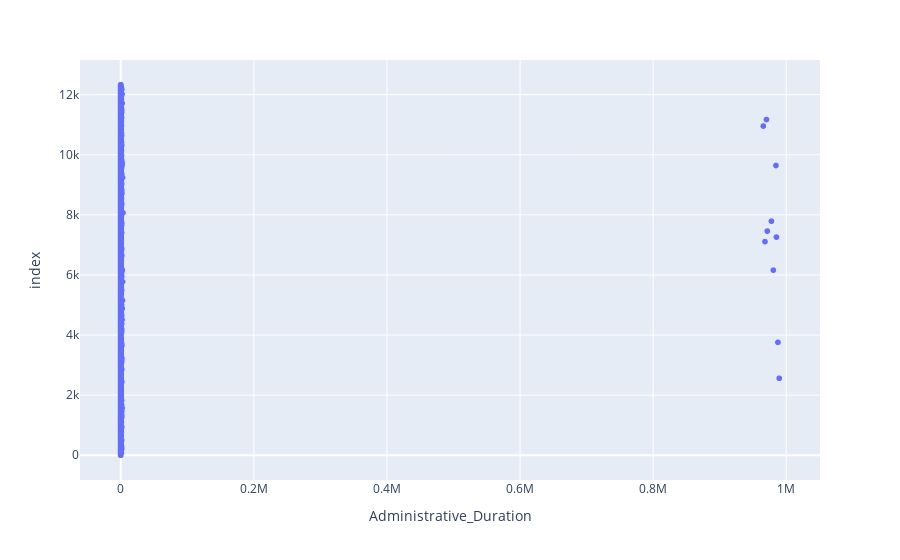

Notebook code for this chart:
### Code cell
px.scatter(df, df["Administrative_Duration"])

### Figure 1 — Plotly figure (JSON) as saved in the notebook; plotly's stock layout.template omitted (floating-point values rounded to 4 significant figures; data arrays with more than 128 entries replaced by an {"elided": "..."} marker saying what was removed)
{"data": [{"hovertemplate": "Administrative_Duration=%{x}<br>index=%{y}<extra></extra>", "legendgroup": "", "marker": {"color": "#636efa", "symbol": "circle"}, "mode": "markers", "name": "", "showlegend": false, "type": "scattergl", "x": {"elided": "12183 float values"}, "xaxis": "x", "y": {"elided": "12183 int values"}, "yaxis": "y"}], "layout": {"legend": {"tracegroupgap": 0}, "margin": {"t": 60}, "xaxis": {"anchor": "y", "domain": [0, 1], "title": {"text": "Administrative_Duration"}}, "yaxis": {"anchor": "x", "domain": [0, 1], "title": {"text": "index"}}}}
